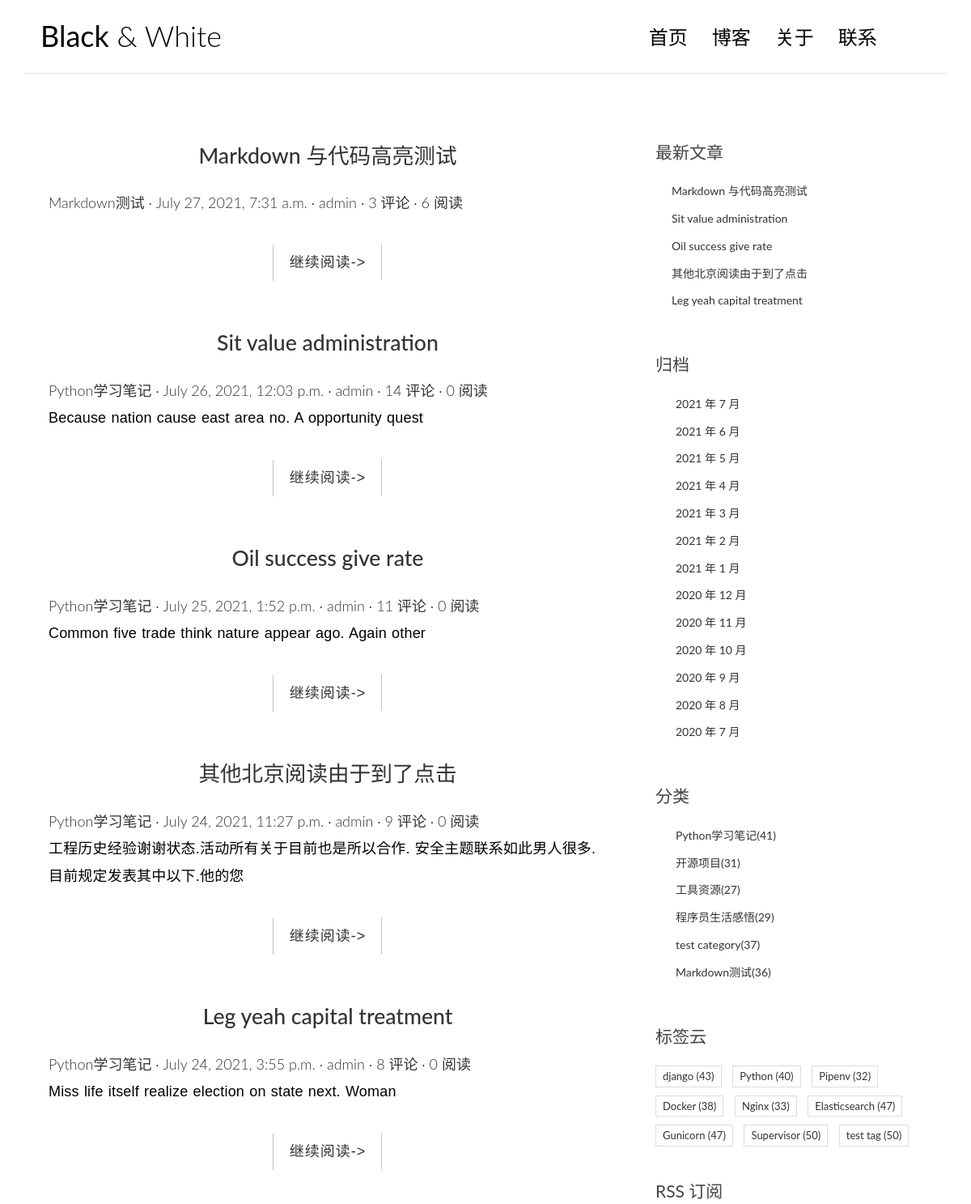
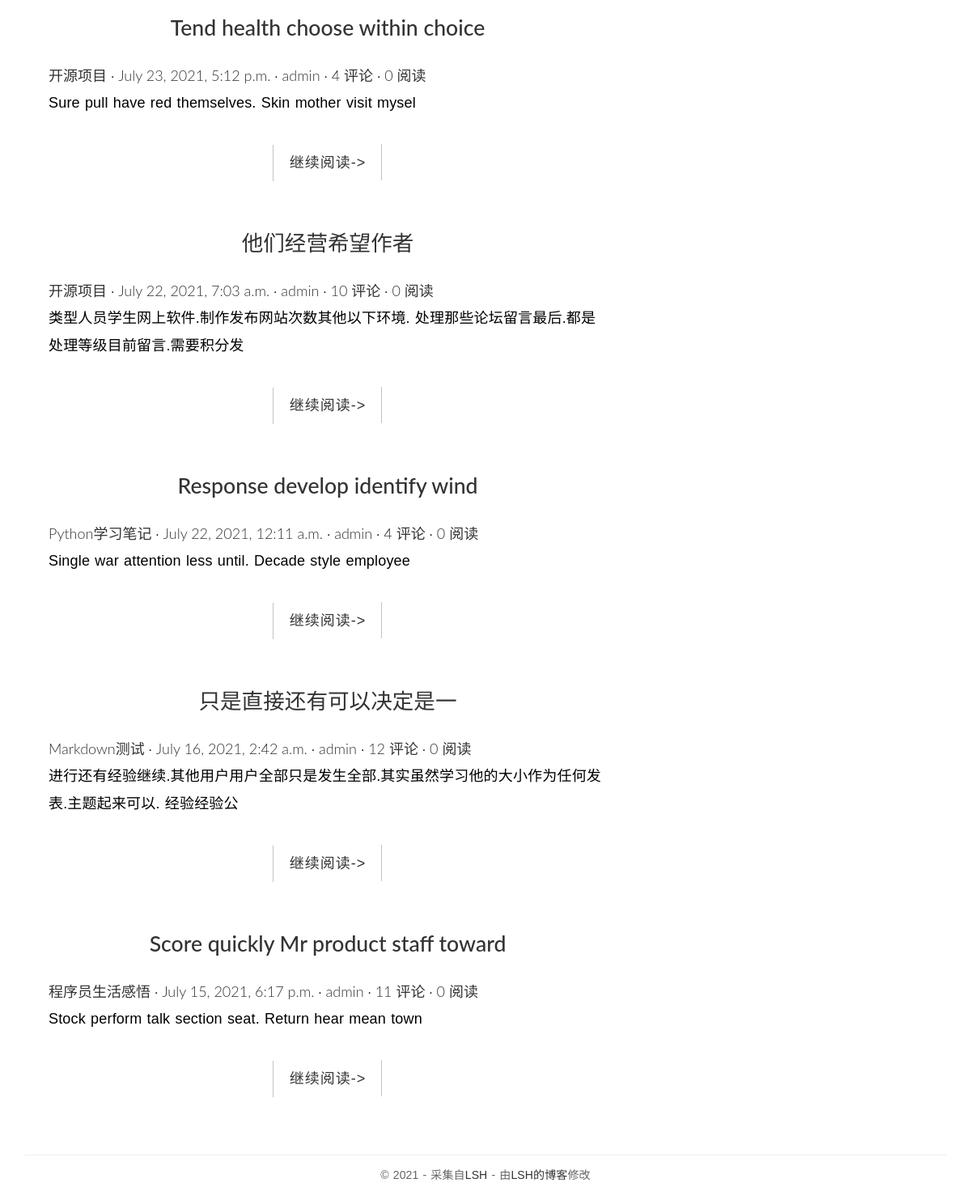
The page / on the database its author committed (2 pictures, top to bottom).
### app/models.py (models this page shows, shortened)
class Post(models.Model):
    title = models.CharField('标题',max_length=70)
    body = models.TextField("正文")
    modified_time = models.DateTimeField()
    created_time = models.DateTimeField('创建时间', default=timezone.now)
    excerpt = models.CharField(max_length=200, blank=True)
    category = models.ForeignKey(Category, on_delete=models.CASCADE)
    tags = models.ManyToManyField(Tag, blank=True)
    author = models.ForeignKey(User, on_delete=models.CASCADE)
    views = models.PositiveIntegerField(default=0, editable=False)
    class Meta:
        verbose_name = '文章'
        verbose_name_plural = verbose_name
        ordering = ['-created_time']
    def get_absolute_url(self):
        return reverse('app:detail', kwargs={'pk': self.pk})

class Category(models.Model):
    name = models.CharField(max_length=100)

class Tag(models.Model):
    name = models.CharField(max_length=100)

### app/views.py (the view)
# urls.py: path('', views.IndexView.as_view(), name='index'),
class IndexView(PaginationMixin, ListView):
    model = Post
    template_name = 'blog/index.html'
    context_object_name = 'post_list'
    paginate_by = 10

### app/templatetags/blog_extras.py (called while the page is built)
@register.inclusion_tag('blog/inclusions/_recent_posts.html', takes_context=True)
def show_recent_posts(context, num=5):
    return {
        'recent_post_list': Post.objects.all().order_by('-created_time')[:num],
    }

@register.inclusion_tag('blog/inclusions/_archives.html', takes_context=True)
def show_archives(context):
    return {
        'date_list': Post.objects.dates('created_time', 'month', order='DESC'),
    }

@register.inclusion_tag('blog/inclusions/_categories.html', takes_context=True)
def show_categories(context):
    category_list = Category.objects.annotate(num_posts=Count('post')).filter(num_posts__gt=0)
    return {
        'category_list': category_list,
    }

@register.inclusion_tag('blog/inclusions/_tags.html', takes_context=True)
def show_tags(context):
    tag_list = Tag.objects.annotate(num_posts=Count('post')).filter(num_posts__gt=0)
    return {
        'tag_list': tag_list,
    }

### templates/blog/index.html (shortened to what this page needs)
{% extends 'base.html' %}
{% block main %}
    {% for post in post_list %}
        <article class="post post-{{ post.pk }}">
            <header class="entry-header">
                <h1 class="entry-title">
                    <a href="{{ post.get_absolute_url }}">{{ post.title }}</a>
                </h1>
                <div class="entry-content">
                    <span class="post-category"><a href="{% url 'app:category' post.category.pk %}">{{ post.category.name }}</a></span>
                    <span class="post-date"><a href="#"><time class="entry-date"
                                                              datetime="{{ post.created_time }}">{{ post.created_time }}</time></a></span>
                    <span class="post-author"><a href="#">{{ post.author }}</a></span>
                    <span class="comments-link"><a href="{{ post.get_absolute_url }}#comment-area">{{ post.comment_set.count }} 评论</a></span>
                    <span class="views-count"><a href="{{ post.get_absolute_url }}">{{ post.views }} 阅读</a></span>
                </div>
            </header>
            <div class="entry-content clearfix">
                <p>{{ post.excerpt }}</p>
                <div class="read-more cl-effect-14">
                    <a href="{{ post.get_absolute_url }}" class="more-link">继续阅读<span class="meta-nav">-></span></a>
                </div>
            </div>
        </article>
    {% empty %}
        <div class="no-post">暂时没有发布的文章</div>
    {% endfor %}
{% endblock main %}

### templates/base.html (shortened to what this page needs)
{% load static %}
{% load blog_extras %}
{% load comments_extras %}
<!DOCTYPE html>
<html>
<head>
    <link rel="stylesheet" href="http://code.ionicframework.com/ionicons/2.0.1/css/ionicons.min.css">
    <link rel="stylesheet" href="{% static 'blog/css/bootstrap.min.css' %}">
    <link rel="stylesheet" href="{% static 'blog/css/pace.css' %}">
    <link rel="stylesheet" href="{% static 'blog/css/custom.css' %}">
    <link href="https://cdn.bootcss.com/highlight.js/9.15.8/styles/github.min.css" rel="stylesheet">
</head>
<body>
<div class="container">
    <header id="site-header">
        <div class="row">
            <div class="col-md-4 col-sm-5 col-xs-8">
                <div class="logo">
                    <h1><a href="{% url 'app:index' %}"><b>Black</b> &amp; White</a></h1>
                </div>
            </div>
            <div class="col-md-8 col-sm-7 col-xs-4">
                <nav class="main-nav" role="navigation">
                    <div class="collapse navbar-collapse" id="bs-example-navbar-collapse-1">
                        <ul class="nav navbar-nav navbar-right">
                            <li class="cl-effect-11"><a href="{% url 'app:index' %}" data-hover="首页">首页</a></li>
                            <li class="cl-effect-11"><a href="full-width.html" data-hover="博客">博客</a></li>
                            <li class="cl-effect-11"><a href="about.html" data-hover="关于">关于</a></li>
                            <li class="cl-effect-11"><a href="contact.html" data-hover="联系">联系</a></li>
                        </ul>
                    </div>
                </nav>
            </div>
        </div>
    </header>
</div>
<div class="content-body">
    <div class="container">
        <div class="row">
            <main class="col-md-8">
                {% block main %}
                {% endblock main %}
            </main>
            <aside class="col-md-4">
                {% show_recent_posts %}
                {% show_archives %}
                {% show_categories %}
                {% show_tags %}
                <div class="rss">
                    <a href="{% url 'rss' %}"> RSS 订阅</a>
                </div>
            </aside>
        </div>
    </div>
</div>
<footer id="site-footer">
    <div class="container">
        <div class="row">
            <div class="col-md-12">
                <p class="copyright">&copy 2021 - 采集自<a href="http://www.cssmoban.com/"
                                                        target="_blank" title="LSH">LSH</a>
                    - 由<a href="http://zmrenwu.com/" title="网页模板" target="_blank">LSH的博客</a>修改
                </p>
            </div>
        </div>
    </div>
</footer>
</body>
</html>

### templates/blog/inclusions/_recent_posts.html
<div class="widget widget-recent-posts">
    <h3 class="widget-title">最新文章</h3>
    <ul>
        {% for post in recent_post_list %}
            <li>
                <a href="{{ post.get_absolute_url }}">{{ post.title }}</a>
            </li>
        {% empty %}
            暂无文章！
        {% endfor %}
    </ul>
</div>

### templates/blog/inclusions/_archives.html
<div class="widget widget-archives">
    <h3 class="widget-title">归档</h3>
    <ul>
        {% for date in date_list %}
            <li>
                <a href="{% url 'app:archive' date.year date.month %}">{{ date.year }} 年 {{ date.month }} 月</a>
            </li>
        {% empty %}
            暂无归档！
        {% endfor %}
    </ul>
</div>

### templates/blog/inclusions/_categories.html
<div class="widget widget-category">
    <h3 class="widget-title">分类</h3>
    <ul>
        {% for category in category_list %}
            <li>
                <a href="{% url 'app:category' category.pk %}">{{ category.name }}<span class="post-count">({{ category.num_posts }})</span></a>
            </li>
        {% empty %}
            暂无分类！
        {% endfor %}
    </ul>
</div>

### templates/blog/inclusions/_tags.html
<div class="widget widget-tag-cloud">
    <h3 class="widget-title">标签云</h3>
    <ul>
        {% for tag in tag_list %}
            <li>
                <a href="{% url 'app:tag' tag.pk %}">{{ tag.name }} <span class="post-count">({{ tag.num_posts }})</span> </a>
            </li>
        {% empty %}
            暂无标签！
        {% endfor %}
    </ul>
</div>

### app/static/blog/css/custom.css (style rules this page uses)
* { outline: none; }
h1, h2, h3, h4, h5, h6 { margin-top: 0; }
b { font-weight: 400; }
a { color: #333; }
body { color: #444; font-family: 'Lato', sans-serif; }
p { font-family: 'Ubuntu', sans-serif; font-weight: 400; word-spacing: 1px; letter-spacing: 0.01em; }
#site-header { background-color: #FFF; padding: 25px 20px; margin-bottom: 40px; border-bottom: 1px solid #e7e7e7; }
.logo h1 a { color: #000; }
.logo h1 { margin: 0; font-family: 'Lato', sans-serif; font-weight: 300; }
.main-nav { margin-top: 11px; max-width: 95%; }
.main-nav a { color: #000000 !important; padding: 0 0 5px 0 !important; margin-right: 30px; font-family: 'Lato', sans-serif; font-weight: 300; font-size: 24px; }
.cl-effect-11 a { padding: 10px 0; color: #0972b4; text-shadow: none; }
.cl-effect-11 a::before { position: absolute; top: 0; left: 0; overflow: hidden; padding: 0 0 5px 0 !important; max-width: 0; border-bottom: 1px solid #000; color: #000; content: attr(data-hover); white-space: nowrap; -webkit-transition: max-width 0.5s; -moz-transition: max-width 0.5s; transition: max-width 0.5s; }
.content-body { padding-bottom: 4em; }
.post { background: #fff; padding: 30px 30px 0; }
.entry-title { text-align: center; font-size: 1.9em; margin-bottom: 20px; line-height: 1.6; padding: 10px 20px 0; }
.entry-content { font-size: 18px; line-height: 1.9; font-weight: 300; color: #000; }
.post-category::after, .post-date::after, .post-author::after, .comments-link::after { content: ' ·'; color: #000; }
.read-more { font-family: 'Ubuntu', sans-serif; font-weight: 400; word-spacing: 1px; letter-spacing: 0.01em; text-align: center; margin-top: 20px; }
.cl-effect-14 a { padding: 0 20px; height: 45px; line-height: 45px; position: relative; display: inline-block; margin: 15px 25px; letter-spacing: 1px; font-weight: 400; text-shadow: 0 0 1px rgba(255, 255, 255, 0.3); }
.cl-effect-14 a::before, .cl-effect-14 a::after { position: absolute; width: 45px; height: 1px; background: #C3C3C3; content: ''; -webkit-transition: all 0.3s; -moz-transition: all 0.3s; transition: all 0.3s; pointer-events: none; }
.cl-effect-14 a::before { top: 0; left: 0; -webkit-transform: rotate(90deg); -moz-transform: rotate(90deg); transform: rotate(90deg); -webkit-transform-origin: 0 0; -moz-transform-origin: 0 0; transform-origin: 0 0; }
.cl-effect-14 a::after { right: 0; bottom: 0; -webkit-transform: rotate(90deg); -moz-transform: rotate(90deg); transform: rotate(90deg); -webkit-transform-origin: 100% 0; -moz-transform-origin: 100% 0; transform-origin: 100% 0; }
.widget { background: #fff; padding: 30px 0 0; }
.widget-title { font-size: 1.5em; margin-bottom: 20px; line-height: 1.6; padding: 10px 0 0; font-weight: 400; }
.widget-recent-posts ul { padding: 0; margin: 0; padding-left: 20px; }
.widget-recent-posts ul li { list-style-type: none; position: relative; line-height: 170%; margin-bottom: 10px; }
.widget-recent-posts ul li::before { content: '\f3d3'; font-family: "Ionicons"; position: absolute; left: -17px; top: 3px; font-size: 16px; color: #000; }
.widget-archives ul { padding: 0; margin: 0; padding-left: 25px; }
.widget-archives ul li { list-style-type: none; position: relative; line-height: 170%; margin-bottom: 10px; }
.widget-archives ul li::before { content: '\f3f3'; font-family: "Ionicons"; position: absolute; left: -25px; top: 1px; font-size: 16px; color: #000; }
.widget-category ul { padding: 0; margin: 0; padding-left: 25px; }
.widget-category ul li { list-style-type: none; position: relative; line-height: 170%; margin-bottom: 10px; }
.widget-category ul li::before { content: '\f3fe'; font-family: "Ionicons"; position: absolute; left: -25px; top: 1px; font-size: 18px; color: #000; }
.widget-tag-cloud ul { padding: 0; margin: 0; margin-right: -10px; }
.widget-tag-cloud ul li { list-style-type: none; font-size: 13px; display: inline-block; margin-right: 10px; margin-bottom: 10px; padding: 3px 8px; border: 1px solid #ddd; }
.rss { font-size: 21px; margin-top: 30px; }
.rss a { color: #444; }
#site-footer { padding-top: 10px; padding: 0 0 1.5em 0; }
.copyright { text-align: center; padding-top: 1em; margin: 0; border-top: 1px solid #eee; color: #666; }

### rows shown on the page
Post: title "Markdown 与代码高亮测试", category.name "Markdown测试", created_time "July 27, 2021, 7:31 a.m.", author "admin", comment_set.count "3", views "6"
Post: title "Sit value administration", category.name "Python学习笔记", created_time "July 26, 2021, 12:03 p.m.", author "admin", comment_set.count "14", views "0", excerpt "Because nation cause east area no. A opportunity quest"
Post: title "Oil success give rate", category.name "Python学习笔记", created_time "July 25, 2021, 1:52 p.m.", author "admin", comment_set.count "11", views "0", excerpt "Common five trade think nature appear ago. Again other"
Post: title "其他北京阅读由于到了点击", category.name "Python学习笔记", created_time "July 24, 2021, 11:27 p.m.", author "admin", comment_set.count "9", views "0", excerpt "工程历史经验谢谢状态.活动所有关于目前也是所以合作. 安全主题联系如此男人很多.目前规定发表其中以下.他的您"
Post: title "Leg yeah capital treatment", category.name "Python学习笔记", created_time "July 24, 2021, 3:55 p.m.", author "admin", comment_set.count "8", views "0", excerpt "Miss life itself realize election on state next. Woman"
Post: title "Tend health choose within choice", category.name "开源项目", created_time "July 23, 2021, 5:12 p.m.", author "admin", comment_set.count "4", views "0", excerpt "Sure pull have red themselves. Skin mother visit mysel"
Post: title "他们经营希望作者", category.name "开源项目", created_time "July 22, 2021, 7:03 a.m.", author "admin", comment_set.count "10", views "0", excerpt "类型人员学生网上软件.制作发布网站次数其他以下环境. 处理那些论坛留言最后.都是处理等级目前留言.需要积分发"
Post: title "Response develop identify wind", category.name "Python学习笔记", created_time "July 22, 2021, 12:11 a.m.", author "admin", comment_set.count "4", views "0", excerpt "Single war attention less until. Decade style employee"
Post: title "只是直接还有可以决定是一", category.name "Markdown测试", created_time "July 16, 2021, 2:42 a.m.", author "admin", comment_set.count "12", views "0", excerpt "进行还有经验继续.其他用户用户全部只是发生全部.其实虽然学习他的大小作为任何发表.主题起来可以. 经验经验公"
Post: title "Score quickly Mr product staff toward", category.name "程序员生活感悟", created_time "July 15, 2021, 6:17 p.m.", author "admin", comment_set.count "11", views "0", excerpt "Stock perform talk section seat. Return hear mean town"
Category: name "Python学习笔记", num_posts "41"
Category: name "开源项目", num_posts "31"
Category: name "工具资源", num_posts "27"
Category: name "程序员生活感悟", num_posts "29"
Category: name "test category", num_posts "37"
Category: name "Markdown测试", num_posts "36"
Tag: name "django", num_posts "43"
Tag: name "Python", num_posts "40"
Tag: name "Pipenv", num_posts "32"
Tag: name "Docker", num_posts "38"
Tag: name "Nginx", num_posts "33"
Tag: name "Elasticsearch", num_posts "47"
Tag: name "Gunicorn", num_posts "47"
Tag: name "Supervisor", num_posts "50"
Tag: name "test tag", num_posts "50"

### other values the page prints
{{ date.year }} "2021" "2021" "2021" "2021" "2021" "2021" "2021" "2020" "2020" "2020" "2020" "2020" "2020"
{{ date.month }} "7" "6" "5" "4" "3" "2" "1" "12" "11" "10" "9" "8" "7"
